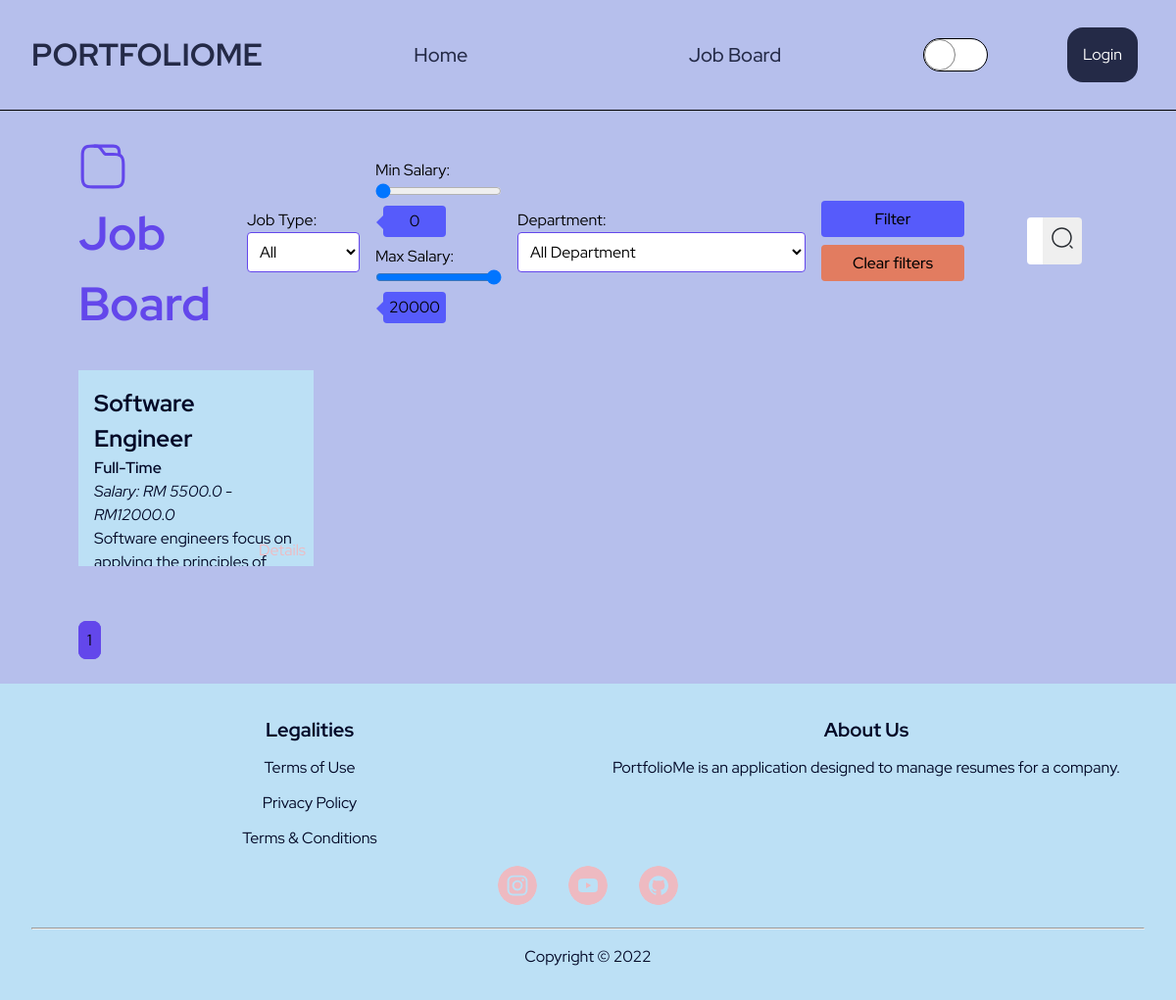
Page /job_board on the committed database.
### PortfolioMe/models.py (models this page shows, shortened)
class JobBoard(db.Model):
    __tablename__ = 'jobboard'
    id = db.Column(db.Integer, primary_key=True)
    name = db.Column(db.String(50), nullable=False)
    highlights = db.Column(db.String(200), nullable=False)
    description = db.Column(db.Text, nullable=False)
    department = db.Column(db.String(50), nullable=False)
    min_salary = db.Column(db.Float, nullable=False)
    max_salary = db.Column(db.Float, nullable=False)
    position_level = db.Column(db.String(20), nullable=False)
    years_of_experience = db.Column(db.String(10), nullable=False)
    job_type = db.Column(db.String(10), nullable=False)
    specializations = db.Column(db.String(50), nullable=False)
    job_image = db.Column(db.String(50), nullable=False)
    resumes_submitted_list = db.relationship(
        'Resume', backref='associated_job_board', lazy=True)

### PortfolioMe/client/routes.py (the view)
@client.route("/job_board", methods=["GET", "POST"])
def job_board():
    JOBS_PER_PAGE = 12
    page = request.args.get('page', default=1, type=int)
    jobs = JobBoard.query.order_by(
        JobBoard.id.asc()).paginate(page=page, per_page=JOBS_PER_PAGE)
    search_query = request.args.get('search')
    if search_query is not None:
        jobs = JobBoard.query.filter(JobBoard.name.like(f"%{search_query}%")).order_by(
            JobBoard.id.asc()).paginate(page=page, per_page=JOBS_PER_PAGE)
    jobtype_filter = constants.job_types
    department_filter = constants.department_types
    type = request.args.get('type')
    min_salary = request.args.get('min_salary')
    max_salary = request.args.get('max_salary')
    department = request.args.get('dept')
    if type != "All" and min_salary and max_salary and department != "All":
        jobs = JobBoard.query.filter(JobBoard.job_type.like(f"%{type}%"), (JobBoard.min_salary > min_salary) | (JobBoard.max_salary < max_salary), JobBoard.department.like(f"%{department}%")).order_by(
            JobBoard.id.asc()).paginate(page=page, per_page=JOBS_PER_PAGE)
    elif type == "All" and min_salary and max_salary and department == "All":
        jobs = JobBoard.query.filter((JobBoard.min_salary > min_salary) | (JobBoard.max_salary < max_salary)).order_by(
            JobBoard.id.asc()).paginate(page=page, per_page=JOBS_PER_PAGE)
    elif type == "All" and min_salary and max_salary and department:
        jobs = JobBoard.query.filter((JobBoard.min_salary > min_salary) | (JobBoard.max_salary < max_salary), JobBoard.department.like(f"%{department}%")).order_by(
            JobBoard.id.asc()).paginate(page=page, per_page=JOBS_PER_PAGE)
    elif type and min_salary and max_salary and department == "All":
        jobs = JobBoard.query.filter(JobBoard.job_type.like(f"%{type}%"), (JobBoard.min_salary > min_salary) | (JobBoard.max_salary < max_salary)).order_by(
            JobBoard.id.asc()).paginate(page=page, per_page=JOBS_PER_PAGE)
    return render_template("client/job_board.html", jobs=jobs, jobtype_filter=jobtype_filter, department_filter=department_filter)

### PortfolioMe/templates/client/job_board.html (shortened to what this page needs)
{% extends "layout/base.html" %}  {% block css %}<link
    rel="stylesheet"
    href="{{ url_for('static', filename='css/client/job_board.css') }}"
/>
{% endblock %} {% block content %}
<main class="job-board-container">
    <div class="job-board-header">
        <div class="header">
            <h1>Job Board</h1>
        </div>
        <div class="action-container">
            <form class="filter-form" method="GET" novalidate>
                <div class="type">
                    <label for="jobType">Job Type:</label>
                    <select name="type" id="jobType">
                        {% for job_type in jobtype_filter %} {% if
                        request.args.get('type') == job_type %}
                        <option value="{{ job_type }}" selected>
                            {{ job_type | capitalize}}
                        </option>
                        {% else %}
                        <option value="{{ job_type }}">
                            {{ job_type | capitalize}}
                        </option>
                        {% endif %} {% endfor %}
                    </select>
                </div>
                <div class="salary">
                    <section>
                        <label for="minJobSalary">Min Salary:</label>
                        <input
                            type="range"
                            name="min_salary"
                            id="minJobSalary"
                            min="0"
                            max="20000"
                            step="500"
                            value="{{ request.args.get('min_salary') or 0 }}"
                        />
                        <p>{{ request.args.get('min_salary') or 0 }}</p>
                    </section>
                    <section>
                        <label for="maxJobSalary">Max Salary: </label>
                        <input
                            type="range"
                            name="max_salary"
                            id="maxJobSalary"
                            min="1500"
                            max="20000"
                            step="500"
                            value="{{ request.args.get('max_salary') or 20000 }}"
                        />
                        <p>{{ request.args.get('max_salary') or 20000 }}</p>
                    </section>
                </div>
                <div class="department-container">
                    <label for="department">Department:</label>
                    <select name="dept" id="department">
                        {% for dept in department_filter %} {% if
                        request.args.get('dept') == dept %}
                        <option value="{{ dept }}" selected>
                            {{ dept | capitalize + " Department"}}
                        </option>
                        {% else %}
                        <option value="{{ dept }}">
                            {{ dept | capitalize + " Department" }}
                        </option>
                        {% endif %} {% endfor %}
                    </select>
                </div>
                <div class="submit-buttons">
                    <input type="submit" value="Filter" class="filter-btn" />
                    <input
                        type="button"
                        value="Clear filters"
                        class="clear-filters-btn"
                    />
                </div class="submit-buttons">
            </form>
            <form class="search-form" method="GET" novalidate>
                {% if request.args.get('search') %}
                <input
                    type="search"
                    name="search"
                    id="searchBar"
                    value="{{ request.args.get('search') }}"
                    placeholder="Search jobs..."
                />
                {% else %}
                <input
                    type="search"
                    name="search"
                    id="searchBar"
                    placeholder="Search jobs..."
                />
                {% endif %}
                <button id="searchBtn">
                </button>
            </form>
        </div>
    </div>
    <div class="jobs-available">
        {% for job in jobs.items %}
        <div>
            <h2>{{ job.name }}</h2>
            <span>{{ job.job_type }}</span>
            <br />
            <i>Salary: RM {{ job.min_salary }} - RM{{ job.max_salary }}</i>
            <p>{{ job.description }}</p>
            <a href="{{ url_for('client.job_detail', job_id=job.id) }}"
                >Details</a
            >
        </div>
        {% endfor %}
    </div>
    <div class="pagination">
        {% for page_num in jobs.iter_pages(left_edge=1, right_edge=1,
        left_current=2, right_current=2) %} {% if page_num %} {% if jobs.page ==
        page_num %}
        <a
            class="current-page-btn"
            href="{{ url_for('client.job_board', page=page_num) }}"
            >{{ page_num }}</a
        >
        {% else %}
        <a
            class="page-btn"
            href="{{ url_for('client.job_board', page=page_num) }}"
            >{{ page_num }}</a
        >
        {% endif %} {% else %} ... {% endif %} {% endfor %}
    </div>
</main>
{% endblock %}

### PortfolioMe/templates/layout/base.html (shortened to what this page needs)
<!DOCTYPE html>
<html lang="en">
    <head>
        <link
            rel="stylesheet"
            href="{{ url_for('static', filename='css/layout/base.css') }}"
        />
        <link
            rel="stylesheet"
            href="{{ url_for('static', filename='css/layout/reset.css') }}"
        />
        {% block css %} {% endblock %}
    </head>
    <body>
        <header>
            <div class="logo">
                <a href="{{ url_for('main.home') }}">PortfolioMe</a>
            </div>
            <nav class="navigation-bar">
                <ul>
                    {% if current_user.is_authenticated %}
                    <li>
                        <a href="{{ url_for('main.home') }}">Home</a>
                    </li>
                    <li>
                        <a href="{{ url_for('client.job_board') }}"
                            >Job Board</a
                        >
                    </li>
                    <li>
                        <a href="{{ url_for('client.resume_status') }}"
                            >Resume Status</a
                        >
                    </li>
                    {% else %}
                    <li>
                        <a href="{{ url_for('main.home') }}">Home</a>
                    </li>
                    <li>
                        <a href="{{ url_for('client.job_board') }}"
                            >Job Board</a
                        >
                    </li>
                    {% endif %}
                </ul>
            </nav>
            <div class="toggle-dark-light-mode">
            </div>
            {% if current_user.is_authenticated %}
            <div class="profile-container">
                <button id="profile">
                    <svg
                        width="55"
                        height="55"
                        viewBox="0 0 55 55"
                        fill="none"
                        xmlns="http://www.w3.org/2000/svg"
                    >
                        <path
                            d="M50.4166 27.5C50.4166 14.8729 40.1271 4.58334 27.5 4.58334C14.8729 4.58334 4.58331 14.8729 4.58331 27.5C4.58331 34.1458 7.4479 40.1271 11.9854 44.3208C11.9854 44.3438 11.9854 44.3438 11.9625 44.3667C12.1916 44.5958 12.4666 44.7792 12.6958 44.9854C12.8333 45.1 12.9479 45.2146 13.0854 45.3063C13.4979 45.65 13.9562 45.9708 14.3916 46.2917C14.5521 46.4063 14.6896 46.4979 14.85 46.6125C15.2854 46.9104 15.7437 47.1854 16.225 47.4375C16.3854 47.5292 16.5687 47.6438 16.7291 47.7354C17.1875 47.9875 17.6687 48.2167 18.1729 48.4229C18.3562 48.5146 18.5396 48.6063 18.7229 48.675C19.2271 48.8813 19.7312 49.0646 20.2354 49.225C20.4187 49.2938 20.6021 49.3625 20.7854 49.4083C21.3354 49.5688 21.8854 49.7063 22.4354 49.8438C22.5958 49.8896 22.7562 49.9354 22.9396 49.9583C23.5812 50.0958 24.2229 50.1875 24.8875 50.2563C24.9791 50.2563 25.0708 50.2792 25.1625 50.3021C25.9416 50.3708 26.7208 50.4167 27.5 50.4167C28.2791 50.4167 29.0583 50.3708 29.8146 50.3021C29.9062 50.3021 29.9979 50.2792 30.0896 50.2563C30.7541 50.1875 31.3958 50.0958 32.0375 49.9583C32.1979 49.9354 32.3583 49.8667 32.5416 49.8438C33.0916 49.7063 33.6646 49.5917 34.1916 49.4083C34.375 49.3396 34.5583 49.2708 34.7416 49.225C35.2458 49.0417 35.7729 48.8813 36.2541 48.675C36.4375 48.6063 36.6208 48.5146 36.8041 48.4229C37.2854 48.2167 37.7666 47.9875 38.2479 47.7354C38.4312 47.6438 38.5916 47.5292 38.7521 47.4375C39.2104 47.1625 39.6687 46.9104 40.1271 46.6125C40.2875 46.5208 40.425 46.4063 40.5854 46.2917C41.0437 45.9708 41.4791 45.65 41.8916 45.3063C42.0291 45.1917 42.1437 45.0771 42.2812 44.9854C42.5333 44.7792 42.7854 44.5729 43.0146 44.3667C43.0146 44.3438 43.0146 44.3438 42.9916 44.3208C47.5521 40.1271 50.4166 34.1458 50.4166 27.5ZM38.8208 38.8896C32.6104 34.7188 22.4354 34.7188 16.1791 38.8896C15.1708 39.5542 14.3458 40.3333 13.6583 41.1813C10.175 37.6521 8.02081 32.8167 8.02081 27.5C8.02081 16.7521 16.7521 8.02084 27.5 8.02084C38.2479 8.02084 46.9791 16.7521 46.9791 27.5C46.9791 32.8167 44.825 37.6521 41.3416 41.1813C40.6771 40.3333 39.8291 39.5542 38.8208 38.8896Z"
                            fill="currentColor"
                        />
                        <path
                            d="M27.5 15.8813C22.7563 15.8813 18.9062 19.7313 18.9062 24.475C18.9062 29.1271 22.55 32.9083 27.3854 33.0458C27.4542 33.0458 27.5458 33.0458 27.5917 33.0458C27.6375 33.0458 27.7062 33.0458 27.7521 33.0458C27.775 33.0458 27.7979 33.0458 27.7979 33.0458C32.4271 32.8854 36.0708 29.1271 36.0938 24.475C36.0938 19.7313 32.2438 15.8813 27.5 15.8813Z"
                            fill="currentColor"
                        />
                    </svg>
                    <div class="profile-box">
                        <a
                            href="{{ url_for('client.edit_profile') }}"
                            class="edit-profile-btn"
                            >Edit Profile</a
                        >
                        <a
                            href="{{ url_for('auth.logout') }}"
                            class="logout-btn"
                            >Logout</a
                        >
                    </div>
                </button>
            </div>
            {% else %}
            <div class="authentication-box">
                <a href="{{ url_for('auth.login') }}" class="login-btn"
                    >Login</a
                >
            </div>
            {% endif %}
        </header>
        {% block content %} {% endblock %}
        <footer>
            <div class="legalities">
                <h4>Legalities</h4>
                <a href="#">Terms of Use</a>
                <a href="#">Privacy Policy</a>
                <a href="#">Terms &amp; Conditions</a>
            </div>
            <div class="about-us">
                <h4>About Us</h4>
                <p>
                    PortfolioMe is an application designed to manage resumes for
                    a company.
                </p>
            </div>
            <div class="icons">
                <a href="#"
                    >
                </a>
                <a href="#"
                    >
                </a>
                <a href="#"
                    >
                </a>
            </div>
            <hr />
            <div class="copyright">Copyright &copy; 2022</div>
        </footer>
    </body>
</html>

### rows in the picture
JobBoard: name "Software Engineer", job_type "Full-Time", min_salary "5500.0", max_salary "12000.0", description "Software engineers focus on…"

### other values in the picture
{{ request.args.get('min_salary') or 0 }} "0"
{{ request.args.get('max_salary') or 20000 }} "20000"
{{ page_num }} "1"
form field type "All"
form field dept "All Department"
